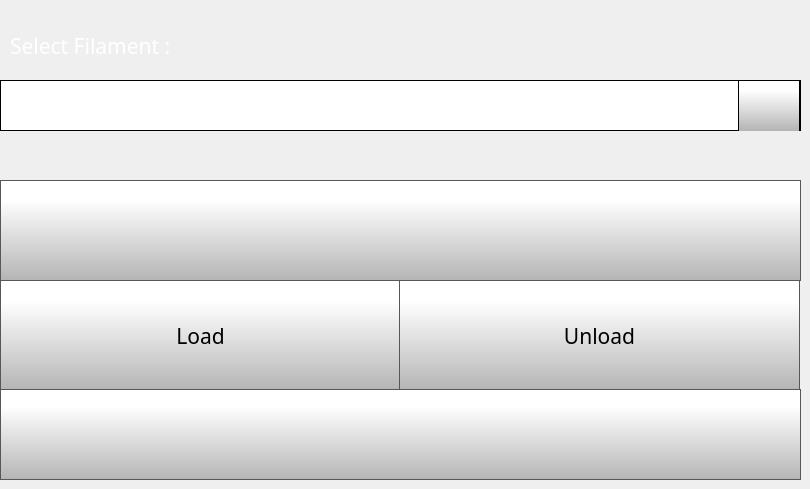
    <widget class="QWidget" name="changeFilamentPage">
     <widget class="QLabel" name="selectFilamentlabel">
      <property name="geometry">
       <rect>
        <x>10</x>
        <y>30</y>
        <width>431</width>
        <height>31</height>
       </rect>
      </property>
      <property name="font">
       <font>
        <family>Gotham</family>
        <pointsize>16</pointsize>
        <weight>50</weight>
        <bold>false</bold>
       </font>
      </property>
      <property name="styleSheet">
       <string notr="true">color: rgb(255, 255, 255);</string>
      </property>
      <property name="text">
       <string>Select Filament :</string>
      </property>
     </widget>
     <widget class="QComboBox" name="changeFilamentComboBox">
      <property name="geometry">
       <rect>
        <x>0</x>
        <y>80</y>
        <width>801</width>
        <height>51</height>
       </rect>
      </property>
      <property name="font">
       <font>
        <family>Gotham</family>
        <pointsize>16</pointsize>
       </font>
      </property>
      <property name="styleSheet">
       <string notr="true"> QScrollBar:vertical {
     border: 1px solid black;
border-radius: 5px;
	background-color: rgb(40,40,40);
     width: 80px;
     margin: 70px 0 70px 0;
 }
 QScrollBar::handle:vertical {
border-radius: 5px;
background: qlineargradient(spread:pad, x1:0, y1:1, x2:0, y2:0.188, stop:0 rgba(180, 180, 180, 255), stop:1 rgba(255, 255, 255, 255));
min-height: 20px;
 }
 QScrollBar::add-line:vertical {
     border: 1px solid black;
background: qlineargradient(spread:pad, x1:0, y1:1, x2:0, y2:0.188, stop:0 rgba(180, 180, 180, 255), stop:1 rgba(255, 255, 255, 255));
     height:65px;
border-radius: 5px;
     subcontrol-position: bottom;
     subcontrol-origin: margin;
 }

 QScrollBar::sub-line:vertical {
     border: 1px solid black;
background: qlineargradient(spread:pad, x1:0, y1:1, x2:0, y2:0.188, stop:0 rgba(180, 180, 180, 255), stop:1 rgba(255, 255, 255, 255));
     height: 65px;
border-radius: 5px;
     subcontrol-position: top;
     subcontrol-origin: margin;
 }

QScrollBar::up-arrow:vertical {
 image: url(./templates/img/arrows.png);
    width: 40px;
    height: 40px;
 padding: 5px;
 }
QScrollBar::down-arrow:vertical {
 image: url(./templates/img/arrows-5.png);
    width: 40px;
    height: 40px;
 padding: 5px;
 }

 QScrollBar::add-page:vertical, QScrollBar::sub-page:vertical {
     background: none;
 }

QComboBox {
border: 1px solid black;
    padding: 0px 18px 0px 3px;
    min-width: 6em;

}

QComboBox::item {
	color: rgb(0, 0, 0);
}

QComboBox:editable {
    background: white;
}

QComboBox:!editable, QComboBox::drop-down:editable {
background: white;
}

/* QComboBox gets the &quot;on&quot; state when the popup is open */
QComboBox:!editable:on, QComboBox::drop-down:editable:on {
background: white;
}


QComboBox::drop-down {
border-left: 1px solid black;
border-right: 1px solid black;
	background-color: qlineargradient(spread:pad, x1:0, y1:1, x2:0, y2:0.188, stop:0 rgba(180, 180, 180, 255), stop:1 rgba(255, 255, 255, 255));
    width: 60px;
     height: 50px;

}

QComboBox::down-arrow {

image: url(./templates/img/arrows-5.png);
width: 30px;
height: 30px;

}
</string>
      </property>
      <property name="editable">
       <bool>false</bool>
      </property>
      <property name="maxVisibleItems">
       <number>8</number>
      </property>
      <property name="iconSize">
       <size>
        <width>30</width>
        <height>30</height>
       </size>
      </property>
     </widget>
     <widget class="QPushButton" name="changeFilamentLoadButton">
      <property name="geometry">
       <rect>
        <x>0</x>
        <y>280</y>
        <width>401</width>
        <height>111</height>
       </rect>
      </property>
      <property name="font">
       <font>
        <family>Gotham</family>
        <pointsize>16</pointsize>
       </font>
      </property>
      <property name="styleSheet">
       <string notr="true">QPushButton {
     border: 1px solid rgb(87, 87, 87);
	background-color: qlineargradient(spread:pad, x1:0, y1:1, x2:0, y2:0.188, stop:0 rgba(180, 180, 180, 255), stop:1 rgba(255, 255, 255, 255));


}

QPushButton:pressed {
    background-color: qlineargradient(x1: 0, y1: 0, x2: 0, y2: 1,
                                      stop: 0 #dadbde, stop: 1 #f6f7fa);
}

QPushButton:flat {
    border: none; /* no border for a flat push button */
}

QPushButton:default {
    border-color: navy; /* make the default button prominent */
}

QPushButton:focus {
	outline: none;
}</string>
      </property>
      <property name="text">
       <string>Load</string>
      </property>
      <property name="icon">
       <iconset>
        <normaloff>templates/img/load.png</normaloff>templates/img/load.png</iconset>
      </property>
      <property name="iconSize">
       <size>
        <width>70</width>
        <height>70</height>
       </size>
      </property>
     </widget>
     <widget class="QPushButton" name="toolToggleChangeFilamentButton">
      <property name="geometry">
       <rect>
        <x>0</x>
        <y>180</y>
        <width>801</width>
        <height>101</height>
       </rect>
      </property>
      <property name="minimumSize">
       <size>
        <width>0</width>
        <height>0</height>
       </size>
      </property>
      <property name="font">
       <font>
        <family>Gotham</family>
        <pointsize>16</pointsize>
       </font>
      </property>
      <property name="styleSheet">
       <string notr="true">QPushButton {
     border: 1px solid rgb(87, 87, 87);
	background-color: qlineargradient(spread:pad, x1:0, y1:1, x2:0, y2:0.188, stop:0 rgba(180, 180, 180, 255), stop:1 rgba(255, 255, 255, 255));
}

QPushButton:pressed {
    background-color: qlineargradient(x1: 0, y1: 0, x2: 0, y2: 1,
                                      stop: 0 #dadbde, stop: 1 #f6f7fa);
}

QPushButton:flat {
    border: none; /* no border for a flat push button */
}

QPushButton:default {
    border-color: navy; /* make the default button prominent */
}

QPushButton:focus {
	outline: none;
}</string>
      </property>
      <property name="text">
       <string/>
      </property>
      <property name="icon">
       <iconset>
        <normaloff>templates/img/NozzleSelect_0.png</normaloff>
        <normalon>templates/img/NozzleSelect_1.png</normalon>templates/img/NozzleSelect_0.png</iconset>
      </property>
      <property name="iconSize">
       <size>
        <width>150</width>
        <height>100</height>
       </size>
      </property>
      <property name="checkable">
       <bool>true</bool>
      </property>
      <property name="checked">
       <bool>false</bool>
      </property>
      <property name="autoDefault">
       <bool>false</bool>
      </property>
      <property name="default">
       <bool>false</bool>
      </property>
      <property name="flat">
       <bool>false</bool>
      </property>
     </widget>
     <widget class="QPushButton" name="changeFilamentUnloadButton">
      <property name="geometry">
       <rect>
        <x>399</x>
        <y>280</y>
        <width>401</width>
        <height>111</height>
       </rect>
      </property>
      <property name="font">
       <font>
        <family>Gotham</family>
        <pointsize>16</pointsize>
       </font>
      </property>
      <property name="styleSheet">
       <string notr="true">QPushButton {
     border: 1px solid rgb(87, 87, 87);
	background-color: qlineargradient(spread:pad, x1:0, y1:1, x2:0, y2:0.188, stop:0 rgba(180, 180, 180, 255), stop:1 rgba(255, 255, 255, 255));


}

QPushButton:pressed {
    background-color: qlineargradient(x1: 0, y1: 0, x2: 0, y2: 1,
                                      stop: 0 #dadbde, stop: 1 #f6f7fa);
}

QPushButton:flat {
    border: none; /* no border for a flat push button */
}

QPushButton:default {
    border-color: navy; /* make the default button prominent */
}

QPushButton:focus {
	outline: none;
}</string>
      </property>
      <property name="text">
       <string>Unload</string>
      </property>
      <property name="icon">
       <iconset>
        <normaloff>templates/img/unload.png</normaloff>templates/img/unload.png</iconset>
      </property>
      <property name="iconSize">
       <size>
        <width>70</width>
        <height>70</height>
       </size>
      </property>
     </widget>
     <widget class="QPushButton" name="changeFilamentBackButton">
      <property name="geometry">
       <rect>
        <x>0</x>
        <y>389</y>
        <width>801</width>
        <height>91</height>
       </rect>
      </property>
      <property name="minimumSize">
       <size>
        <width>0</width>
        <height>0</height>
       </size>
      </property>
      <property name="font">
       <font>
        <family>Gotham</family>
        <pointsize>16</pointsize>
       </font>
      </property>
      <property name="styleSheet">
       <string notr="true">QPushButton {
     border: 1px solid rgb(87, 87, 87);
	background-color: qlineargradient(spread:pad, x1:0, y1:1, x2:0, y2:0.188, stop:0 rgba(180, 180, 180, 255), stop:1 rgba(255, 255, 255, 255));


}

QPushButton:pressed {
    background-color: qlineargradient(x1: 0, y1: 0, x2: 0, y2: 1,
                                      stop: 0 #dadbde, stop: 1 #f6f7fa);
}

QPushButton:flat {
    border: none; /* no border for a flat push button */
}

QPushButton:default {
    border-color: navy; /* make the default button prominent */
}

QPushButton:focus {
	outline: none;
}</string>
      </property>
      <property name="text">
       <string/>
      </property>
      <property name="icon">
       <iconset>
        <normaloff>templates/img/arrows-4.png</normaloff>templates/img/arrows-4.png</iconset>
      </property>
      <property name="iconSize">
       <size>
        <width>70</width>
        <height>70</height>
       </size>
      </property>
      <property name="checkable">
       <bool>false</bool>
      </property>
      <property name="autoDefault">
       <bool>false</bool>
      </property>
      <property name="default">
       <bool>false</bool>
      </property>
      <property name="flat">
       <bool>false</bool>
      </property>
     </widget>
    </widget>
